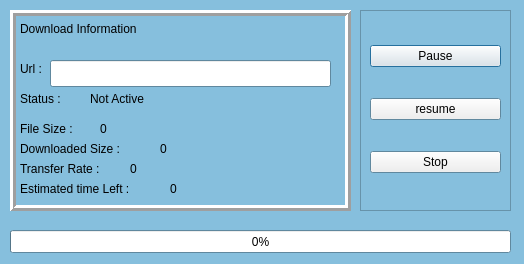
<?xml version="1.0" encoding="UTF-8"?>
<ui version="4.0">
 <class>Dialog</class>
 <widget class="QDialog" name="Dialog">
  <property name="geometry">
   <rect>
    <x>0</x>
    <y>0</y>
    <width>524</width>
    <height>264</height>
   </rect>
  </property>
  <property name="palette">
   <palette>
    <active>
     <colorrole role="Base">
      <brush brushstyle="SolidPattern">
       <color alpha="255">
        <red>255</red>
        <green>255</green>
        <blue>255</blue>
       </color>
      </brush>
     </colorrole>
     <colorrole role="Window">
      <brush brushstyle="SolidPattern">
       <color alpha="255">
        <red>134</red>
        <green>191</green>
        <blue>221</blue>
       </color>
      </brush>
     </colorrole>
    </active>
    <inactive>
     <colorrole role="Base">
      <brush brushstyle="SolidPattern">
       <color alpha="255">
        <red>255</red>
        <green>255</green>
        <blue>255</blue>
       </color>
      </brush>
     </colorrole>
     <colorrole role="Window">
      <brush brushstyle="SolidPattern">
       <color alpha="255">
        <red>134</red>
        <green>191</green>
        <blue>221</blue>
       </color>
      </brush>
     </colorrole>
    </inactive>
    <disabled>
     <colorrole role="Base">
      <brush brushstyle="SolidPattern">
       <color alpha="255">
        <red>134</red>
        <green>191</green>
        <blue>221</blue>
       </color>
      </brush>
     </colorrole>
     <colorrole role="Window">
      <brush brushstyle="SolidPattern">
       <color alpha="255">
        <red>134</red>
        <green>191</green>
        <blue>221</blue>
       </color>
      </brush>
     </colorrole>
    </disabled>
   </palette>
  </property>
  <property name="windowTitle">
   <string>Dialog</string>
  </property>
  <widget class="QFrame" name="frame">
   <property name="geometry">
    <rect>
     <x>10</x>
     <y>10</y>
     <width>341</width>
     <height>201</height>
    </rect>
   </property>
   <property name="frameShape">
    <enum>QFrame::Box</enum>
   </property>
   <property name="frameShadow">
    <enum>QFrame::Raised</enum>
   </property>
   <property name="lineWidth">
    <number>3</number>
   </property>
   <widget class="QLabel" name="label">
    <property name="geometry">
     <rect>
      <x>10</x>
      <y>10</y>
      <width>161</width>
      <height>17</height>
     </rect>
    </property>
    <property name="text">
     <string>Download Information</string>
    </property>
   </widget>
   <widget class="QLabel" name="label_2">
    <property name="geometry">
     <rect>
      <x>10</x>
      <y>50</y>
      <width>161</width>
      <height>17</height>
     </rect>
    </property>
    <property name="text">
     <string>Url :</string>
    </property>
   </widget>
   <widget class="QLabel" name="label_3">
    <property name="geometry">
     <rect>
      <x>10</x>
      <y>80</y>
      <width>161</width>
      <height>17</height>
     </rect>
    </property>
    <property name="text">
     <string>Status :</string>
    </property>
   </widget>
   <widget class="QLabel" name="label_4">
    <property name="geometry">
     <rect>
      <x>10</x>
      <y>130</y>
      <width>161</width>
      <height>17</height>
     </rect>
    </property>
    <property name="text">
     <string>Downloaded Size :</string>
    </property>
   </widget>
   <widget class="QLabel" name="label_5">
    <property name="geometry">
     <rect>
      <x>10</x>
      <y>150</y>
      <width>111</width>
      <height>17</height>
     </rect>
    </property>
    <property name="text">
     <string>Transfer Rate :</string>
    </property>
   </widget>
   <widget class="QLabel" name="label_6">
    <property name="geometry">
     <rect>
      <x>10</x>
      <y>170</y>
      <width>161</width>
      <height>17</height>
     </rect>
    </property>
    <property name="text">
     <string>Estimated time Left :</string>
    </property>
   </widget>
   <widget class="QLabel" name="status_la">
    <property name="geometry">
     <rect>
      <x>80</x>
      <y>80</y>
      <width>161</width>
      <height>17</height>
     </rect>
    </property>
    <property name="text">
     <string>Not Active</string>
    </property>
   </widget>
   <widget class="QLabel" name="downloaded_la">
    <property name="geometry">
     <rect>
      <x>150</x>
      <y>130</y>
      <width>161</width>
      <height>17</height>
     </rect>
    </property>
    <property name="text">
     <string>0</string>
    </property>
   </widget>
   <widget class="QLabel" name="transferRate_la">
    <property name="geometry">
     <rect>
      <x>120</x>
      <y>150</y>
      <width>161</width>
      <height>17</height>
     </rect>
    </property>
    <property name="text">
     <string>0</string>
    </property>
   </widget>
   <widget class="QLabel" name="estimatedTime_la">
    <property name="geometry">
     <rect>
      <x>160</x>
      <y>170</y>
      <width>161</width>
      <height>17</height>
     </rect>
    </property>
    <property name="text">
     <string>0</string>
    </property>
   </widget>
   <widget class="QLineEdit" name="url_le">
    <property name="geometry">
     <rect>
      <x>40</x>
      <y>50</y>
      <width>281</width>
      <height>27</height>
     </rect>
    </property>
    <property name="readOnly">
     <bool>true</bool>
    </property>
   </widget>
   <widget class="QLabel" name="label_7">
    <property name="geometry">
     <rect>
      <x>10</x>
      <y>110</y>
      <width>91</width>
      <height>17</height>
     </rect>
    </property>
    <property name="text">
     <string>File Size :</string>
    </property>
   </widget>
   <widget class="QLabel" name="fileSize_la">
    <property name="geometry">
     <rect>
      <x>90</x>
      <y>110</y>
      <width>161</width>
      <height>17</height>
     </rect>
    </property>
    <property name="text">
     <string>0</string>
    </property>
   </widget>
  </widget>
  <widget class="QProgressBar" name="progressBar_prb">
   <property name="geometry">
    <rect>
     <x>10</x>
     <y>230</y>
     <width>501</width>
     <height>23</height>
    </rect>
   </property>
   <property name="value">
    <number>0</number>
   </property>
  </widget>
  <widget class="QFrame" name="frame_2">
   <property name="geometry">
    <rect>
     <x>360</x>
     <y>10</y>
     <width>151</width>
     <height>201</height>
    </rect>
   </property>
   <property name="frameShape">
    <enum>QFrame::StyledPanel</enum>
   </property>
   <property name="frameShadow">
    <enum>QFrame::Raised</enum>
   </property>
   <layout class="QVBoxLayout" name="verticalLayout">
    <item>
     <widget class="QPushButton" name="pause_pb">
      <property name="text">
       <string>Pause</string>
      </property>
     </widget>
    </item>
    <item>
     <widget class="QPushButton" name="resume_pb">
      <property name="text">
       <string>resume</string>
      </property>
     </widget>
    </item>
    <item>
     <widget class="QPushButton" name="stop_pb">
      <property name="text">
       <string>Stop</string>
      </property>
     </widget>
    </item>
   </layout>
  </widget>
 </widget>
 <resources/>
 <connections/>
</ui>
